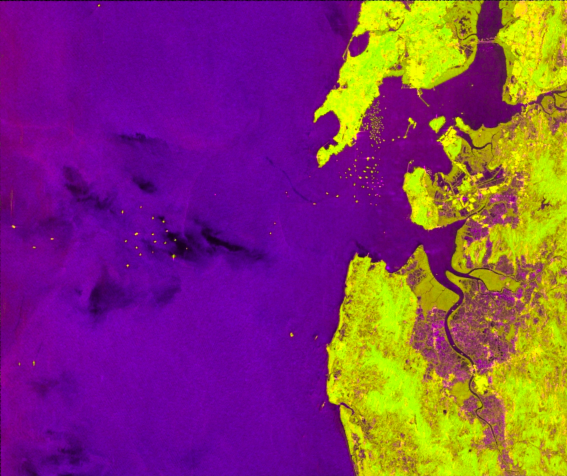
#> input picture dataset/Mumbai_input.png, 1134 x 952 px (shown at 1/2 size)
$ jupyter execute IP_Term_Project_Bridge_Detection.ipynb   (older library calls are emulated)
#> lines starting #> are read from the running program, lines starting #| are printed output that depends on the picture; after the words box and inside, x2 and y2 are one past the last pixel; in counts of white or black regions, pixels touching at a corner belong together; long printed decimals are rounded
[cell 1]
import numpy as np # linear algebra
import pandas as pd # data processing, CSV file I/O (e.g. pd.read_csv)
import cv2
from math import sqrt
from matplotlib import pyplot as plt
from itertools import chain
get_ipython().run_line_magic('matplotlib', 'inline')

[cell 2]
sar = cv2.imread("../dataset/Mumbai_input.png", 0)
#> sar: shape (952, 1134); min 2, max 224, mean 83.7
cv2.imwrite('intermediate images/Mumbai_gray.png',sar)
image = cv2.imread('intermediate images/Mumbai_gray.png')
#> image: shape (952, 1134, 3); min 2, max 224, mean 83.7
ret,img = cv2.threshold(image,70,255,0)
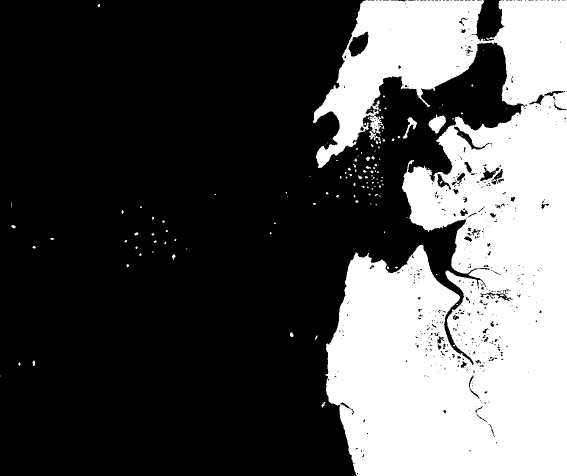
#> img: shape (952, 1134, 3) (shown at 1/2 size); 32% white; 137 white regions (102 under 20 px), largest, box (x1, y1, x2, y2) and area: (626, 0, 1134, 952) 342177, (857, 229, 892, 267) 771, (805, 234, 834, 277) 350
plt.imshow(img, cmap='Greys')

[cell 3]
img = cv2.fastNlMeansDenoisingColored(img,None,10,10,7,15)
cv2.imwrite("intermediate images/denoised.png",img)
#> Out = True

[cell 4]
gblur = cv2.GaussianBlur(img,(17,17),0)
cv2.imwrite("intermediate images/gblur1.png",gblur)
blur = cv2.medianBlur(gblur,9)
cv2.imwrite("intermediate images/mblur_gblur1.png",blur)
ret_,img_ = cv2.threshold(blur,90,255,0)
#> img_: shape (952, 1134, 3); 32.9% white; 7 white regions (2 under 20 px), largest, box (x1, y1, x2, y2) and area: (626, 0, 1134, 952) 353941, (857, 231, 892, 266) 831, (807, 235, 834, 276) 399, (818, 322, 824, 328) 26, (734, 315, 739, 320) 21
cv2.imwrite("intermediate images/thres_mblur_gblur1.png",img_)
# plt.imshow(img_, cmap='Greys')
gblur = cv2.GaussianBlur(img_,(17,17),0)
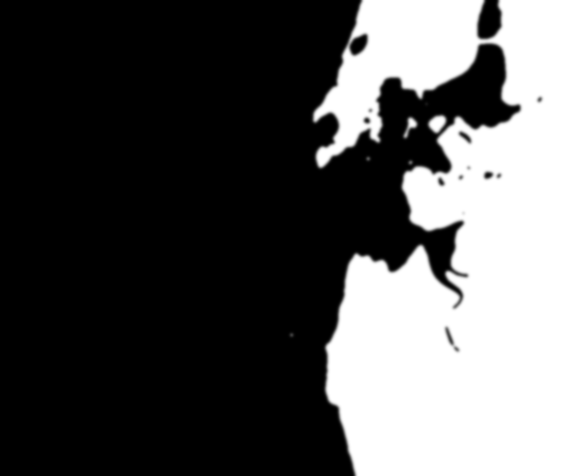
#> gblur: shape (952, 1134, 3) (shown at 1/2 size); min 0, max 255, mean 83.9
cv2.imwrite("intermediate images/gblur2_thres_mblur_gblur1.png",gblur)
final = img_ - gblur
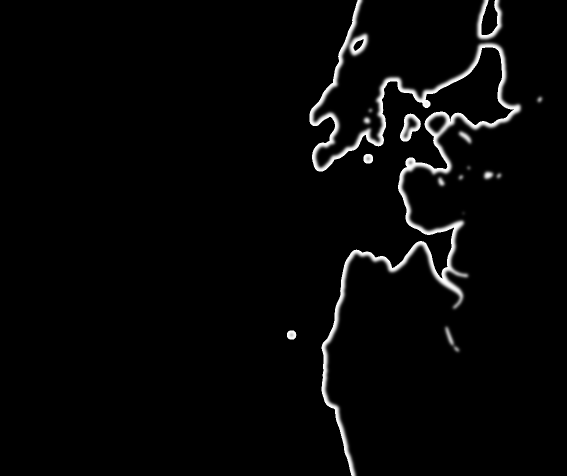
#> final: shape (952, 1134, 3) (shown at 1/2 size); min 0, max 255, mean 6.8
plt.imshow(final)
plt.xticks([]), plt.yticks([])
plt.show()

[cell 5]
plt.imshow(final,cmap = 'gray')
cv2.imwrite("intermediate images/Mumbai_contour.png",final)
#> Out = True

[cell 6]
(thresh, final) = cv2.threshold(final,120,255,cv2.THRESH_BINARY)
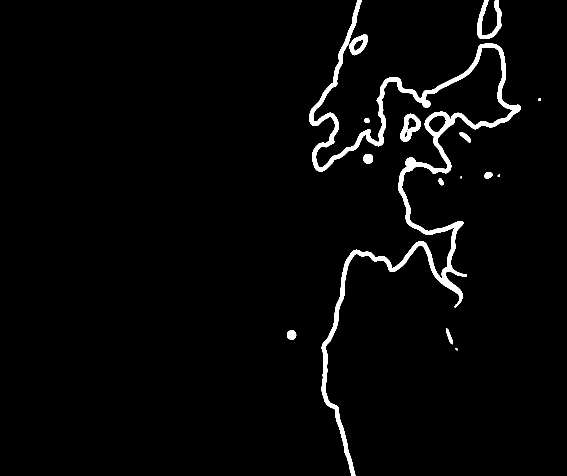
#> final: shape (952, 1134, 3) (shown at 1/2 size); 2.7% white; 15 white regions (2 under 20 px), largest, box (x1, y1, x2, y2) and area: (619, 0, 1041, 952) 24545, (955, 0, 1003, 78) 1440, (800, 227, 842, 283) 1107
print(final.shape)
#| (952, 1134, 3)
plt.imshow(final, cmap='gray')
cv2.imwrite("intermediate images/Mumbai_contour_binary.png",final)
#> Out = True

[cell 7]
final = cv2.imread("intermediate images/Mumbai_contour_binary.png",0)
#> final: shape (952, 1134); 2.7% white; 15 white regions (2 under 20 px)
ret, labels = cv2.connectedComponents(final)
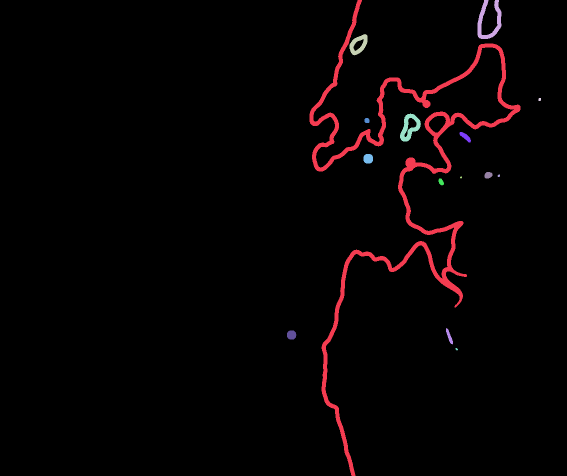
#> labels: shape (952, 1134) int32 (shown at 1/2 size); 16 distinct labels, from 0 to 15; one colour per label, 0 black
#> ret = 16
connectivity = 8
output = cv2.connectedComponents(final,connectivity,cv2.CV_32S)
output[0]
label_hue = np.uint8(179*labels/np.max(labels))
blank_ch = 255*np.ones_like(label_hue)
labeled = cv2.merge([label_hue, blank_ch, blank_ch])
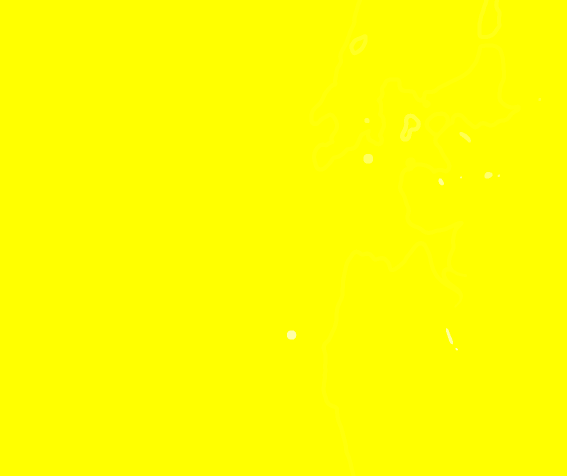
#> labeled: shape (952, 1134, 3) (shown at 1/2 size); mean of channels 0, 1, 2 0.5, 255, 255; drawn as B, G, R

print(label_hue)
#> (printed output is left out)
# cvt to BGR for display
labeled_img = cv2.cvtColor(labeled, cv2.COLOR_HSV2BGR)
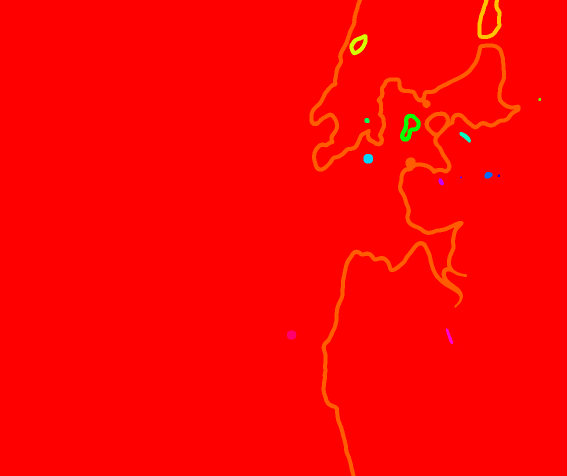
#> labeled_img: shape (952, 1134, 3) (shown at 1/2 size); mean B, G, R 0.3, 3, 254.5

# set bg label to black
labeled_img[label_hue==0] = 0
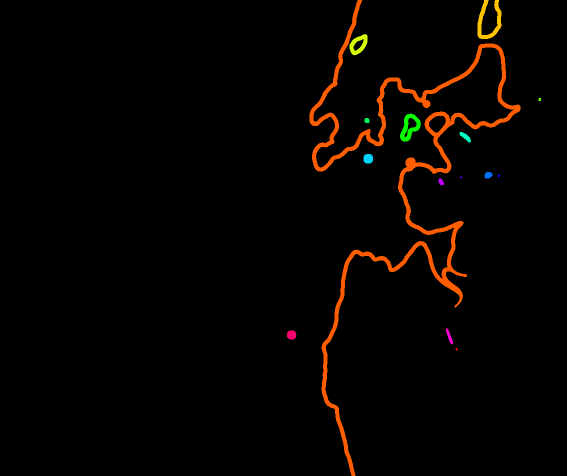
#> labeled_img: shape (952, 1134, 3) (shown at 1/2 size); mean B, G, R 0.3, 3, 6.4

plt.imshow(labeled_img)
cv2.imwrite("intermediate images/Mumbai_labeled_img.png",labeled_img)
#> Out = True

[cell 8]
im2, contours, hierarchy = cv2.findContours(final, cv2.RETR_TREE, cv2.CHAIN_APPROX_SIMPLE)
#> contours = 18 contours, 4 with area under 20; largest, box (x1, y1, x2, y2) and area: (619, 0, 1041, 952) 22740, (800, 227, 842, 283) 1362, (955, 0, 1003, 78) 1266, (699, 68, 735, 111) 974, (857, 231, 893, 266) 828
cnt = contours[0]
#> cnt = [[911, 696], [911, 698], [913, 700], [914, 700], [915, 699], [915, 698], [913, 696]]
cnt
#> Out has the same summary as cnt

[cell 9]
perimeter=[]
for i in range(len(contours)):
    perimeter.append (cv2.arcLength(contours[i],True))
#> this loop made 18 passes
#> after the loop, perimeter = [13.07, 59.46, 75.36, 38.38, 10.24, 13.66, 45.8, 62.63, 66.43, 31.9, 161.8, 108.3, 16.83, 126.5, 73.25, 383.3, 6022.1, 109.9]

print(len(perimeter))
#| 18
print(perimeter)
#| [13.071, 59.456, 75.355, 38.385, 10.243, 13.657, 45.799, 62.627, 66.426, 31.899, 161.782, 108.326, 16.828, 126.468, 73.255, 383.279, 6022.067, 109.882]

print(len(perimeter))
#| 18
print(perimeter)
#| [13.071, 59.456, 75.355, 38.385, 10.243, 13.657, 45.799, 62.627, 66.426, 31.899, 161.782, 108.326, 16.828, 126.468, 73.255, 383.279, 6022.067, 109.882]

[cell 10]
perimeter=[]
for i in range(len(contours)):
    perimeter.append (cv2.arcLength(contours[i],True))

perimeter
len(perimeter)
#> Out = 18

[cell 11]
perimetern=[]
contourn=[]
for j in range(len(perimeter)):
        if perimeter[j]>=100:
            perimetern.append(perimeter[j])
            contourn.append(contours[j])
#> after the loop, contourn = 6 contours; box (x1, y1, x2, y2) and area: (619, 0, 1041, 952) 22740, (800, 227, 842, 283) 1362, (955, 0, 1003, 78) 1266, (699, 68, 735, 111) 974, (857, 231, 893, 266) 828, (808, 235, 834, 275) 372; perimetern = [161.8, 108.3, 126.5, 383.3, 6022.1, 109.9]


perimetern
len(contourn)
#> Out = 6

[cell 12]
drawing = np.zeros([952,1134],np.uint8)
for cnt in contourn:
    cv2.drawContours(drawing,[cnt],-1,(255,0,0),3)
#> this loop made 6 passes
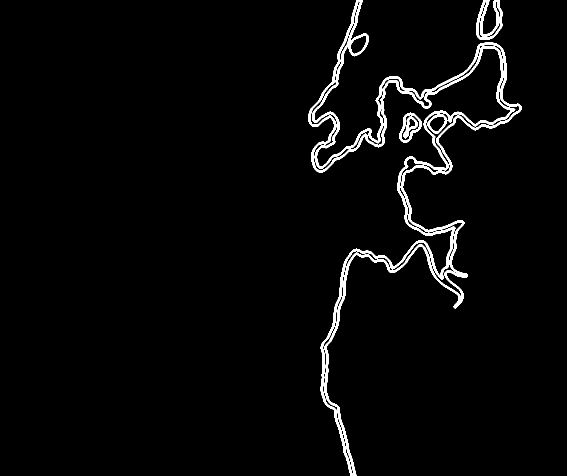
#> drawing: shape (952, 1134) (shown at 1/2 size); 2.7% white; 5 white regions, box (x1, y1, x2, y2) and area: (617, 0, 1043, 952) 26277, (953, 0, 1005, 80) 1681, (798, 225, 844, 285) 694, (855, 229, 895, 268) 450, (806, 233, 836, 277) 446
plt.imshow(drawing)
cv2.imwrite("intermediate images/contours_after_perimeter_thresholding.png",drawing)
#> Out = True

[cell 13]
import numpy
from heapq import nsmallest
print(len(contourn))
#| 6
#dist=[]
distance = []

indx= []
indy=[]
indxn=[]
indyn=[]
r1=[]
r2=[]

def find_if_close(cnt1,cnt2):
    row1,row2 = cnt1.shape[0],cnt2.shape[0]
#> row1 = 66; row2 = 2658
    for i in range(row1):
        for j in range(row2):
#            dist.append(np.linalg.norm(cnt1[i]-cnt2[j]))
            distance.append(np.linalg.norm(cnt1[i]-cnt2[j]))
            indx.append(i)
            indy.append(j)
#> after the loop, distance = 175428 items; indx = 175428 items; indy = 175428 items
    argsortdistance= numpy.argsort(distance)
    asdnew = argsortdistance[0:1000]
#> asdnew = 1000 values, max 98286 at index 991, min 15906 at index 980, mean 58175.1


#    print(indx)
    for k in asdnew:
        indxn.append(indx[k])
        indyn.append(indy[k])
#> this loop made 1000 passes
#> k on passes 1 to 3: 69052, 63738, 66396
#> after the loop, indxn = 1000 values, max 36 at index 819, min 5 at index 941, mean 21.23; indyn = 1000 values, max 2626 at index 888, min 39 at index 979, mean 1759

#    print(len(cnt1))
    for l in indxn:
#        print(l)

        r1.append(cnt1[l])
#> this loop made 1000 passes
#> l on passes 1 to 3: 25, 23, 24
#> after the loop, r1 = 1000 items, first 6: [[699, 89]], [[700, 87]], [[700, 88]], [[699, 89]], [[699, 89]], [[700, 87]]

    for m in indyn:
        r2.append(cnt2[m])
#> this loop made 1000 passes
#> m on passes 1 to 3: 2602, 2604, 2604
#> after the loop, r2 = 1000 items, first 6: [[696, 88]], [[697, 86]], [[697, 86]], [[696, 87]], [[697, 86]], [[696, 87]]

    print(min(distance))
#| 3.162

    if min(distance) < 15 :
        drawing2 = np.zeros([952,1134],np.uint8)
        for r in r1:
            cv2.drawContours(sar,[r],-1,(255,0,0),3)
#> this loop made 1000 passes
        for r in r2:
            cv2.drawContours(sar,[r],-1,(255,255,255),3)
#> this loop made 1000 passes
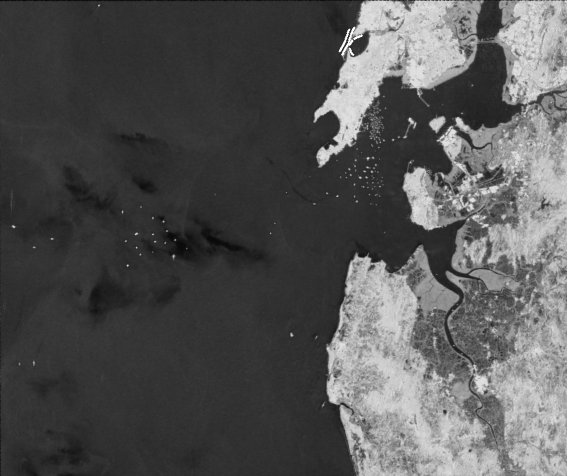
#> sar: shape (952, 1134) (shown at 1/2 size); min 2, max 255, mean 83.8
        plt.imshow(sar)
        cv2.imwrite("intermediate images/Bridges.png",sar)


# [10 lines of commented-out code are left out]


find_if_close(contourn[2],contourn[4])
find_if_close(contourn[3],contourn[4])
#> the loop in find_if_close (call 2), `for k in asdnew:` made 1000 passes
#> k on passes 1 to 3: 63738, 69052, 69053
#> the loop in find_if_close (call 2), `for l in indxn:` made 2000 passes
#> the loop in find_if_close (call 2), `for m in indyn:` made 2000 passes
#| 3.162
#> the loop in find_if_close (call 2), `for r in r1:` made 3000 passes
#> after the loop in find_if_close (call 2), `for r in r1:`: sar: shape (952, 1134); 0.03% of pixels changed, all inside (x1, y1, x2, y2) = (953, 7, 990, 80)
#> the loop in find_if_close (call 2), `for r in r2:` made 3000 passes
#> after the loop in find_if_close (call 2), `for r in r2:`: sar: shape (952, 1134); min 2, max 255, mean 83.9
